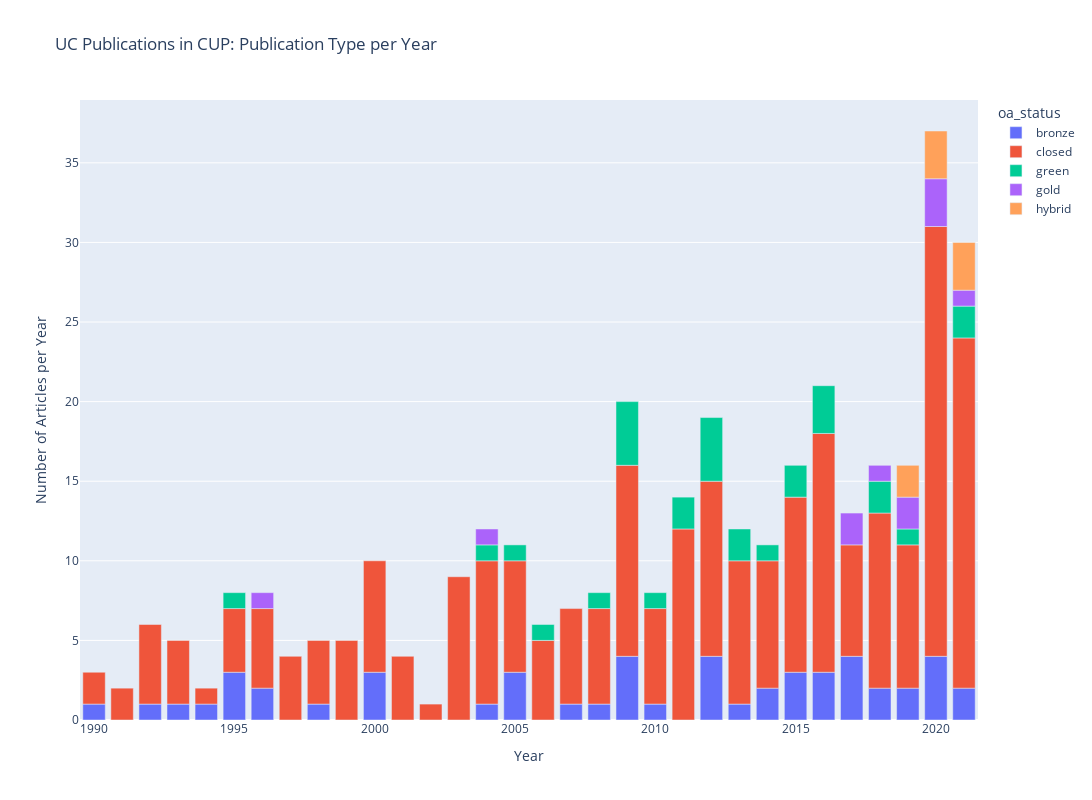

Here is the notebook cell this chart was saved with:
### Markdown cell above
## Run the below box to see the number of publications per year colored by OA type. Includes closed publications
Hover over the colored stacks to see the number of type of publication (OA type or closed) per year. You can select ranges by dragging over an area. Double click to go back to default view.

### Code cell
oa_stack_df = new_df2.groupby(["year","oa_status"],as_index=False).size()

fig = px.bar(oa_stack_df, x="year", y="size", color="oa_status", 
             width=1200, height=800,title="UC Publications in CUP: Publication Type per Year",
             labels=dict(size="Number of Articles per Year", year="Year")
             #,hover_data=[mode(new_df3.journal.title)]
            )
fig.show()

### Figure 1 — Plotly figure (JSON) as saved in the notebook; plotly's stock layout.template omitted (floating-point values rounded to 4 significant figures)
{"data": [{"alignmentgroup": "True", "hovertemplate": "oa_status=bronze<br>Year=%{x}<br>Number of Articles per Year=%{y}<extra></extra>", "legendgroup": "bronze", "marker": {"color": "#636efa", "pattern": {"shape": ""}}, "name": "bronze", "offsetgroup": "bronze", "orientation": "v", "showlegend": true, "textposition": "auto", "type": "bar", "x": [1990, 1992, 1993, 1994, 1995, 1996, 1998, 2000, 2004, 2005, 2007, 2008, 2009, 2010, 2012, 2013, 2014, 2015, 2016, 2017, 2018, 2019, 2020, 2021], "xaxis": "x", "y": [1, 1, 1, 1, 3, 2, 1, 3, 1, 3, 1, 1, 4, 1, 4, 1, 2, 3, 3, 4, 2, 2, 4, 2], "yaxis": "y"}, {"alignmentgroup": "True", "hovertemplate": "oa_status=closed<br>Year=%{x}<br>Number of Articles per Year=%{y}<extra></extra>", "legendgroup": "closed", "marker": {"color": "#EF553B", "pattern": {"shape": ""}}, "name": "closed", "offsetgroup": "closed", "orientation": "v", "showlegend": true, "textposition": "auto", "type": "bar", "x": [1990, 1991, 1992, 1993, 1994, 1995, 1996, 1997, 1998, 1999, 2000, 2001, 2002, 2003, 2004, 2005, 2006, 2007, 2008, 2009, 2010, 2011, 2012, 2013, 2014, 2015, 2016, 2017, 2018, 2019, 2020, 2021], "xaxis": "x", "y": [2, 2, 5, 4, 1, 4, 5, 4, 4, 5, 7, 4, 1, 9, 9, 7, 5, 6, 6, 12, 6, 12, 11, 9, 8, 11, 15, 7, 11, 9, 27, 22], "yaxis": "y"}, {"alignmentgroup": "True", "hovertemplate": "oa_status=green<br>Year=%{x}<br>Number of Articles per Year=%{y}<extra></extra>", "legendgroup": "green", "marker": {"color": "#00cc96", "pattern": {"shape": ""}}, "name": "green", "offsetgroup": "green", "orientation": "v", "showlegend": true, "textposition": "auto", "type": "bar", "x": [1995, 2004, 2005, 2006, 2008, 2009, 2010, 2011, 2012, 2013, 2014, 2015, 2016, 2018, 2019, 2021], "xaxis": "x", "y": [1, 1, 1, 1, 1, 4, 1, 2, 4, 2, 1, 2, 3, 2, 1, 2], "yaxis": "y"}, {"alignmentgroup": "True", "hovertemplate": "oa_status=gold<br>Year=%{x}<br>Number of Articles per Year=%{y}<extra></extra>", "legendgroup": "gold", "marker": {"color": "#ab63fa", "pattern": {"shape": ""}}, "name": "gold", "offsetgroup": "gold", "orientation": "v", "showlegend": true, "textposition": "auto", "type": "bar", "x": [1996, 2004, 2017, 2018, 2019, 2020, 2021], "xaxis": "x", "y": [1, 1, 2, 1, 2, 3, 1], "yaxis": "y"}, {"alignmentgroup": "True", "hovertemplate": "oa_status=hybrid<br>Year=%{x}<br>Number of Articles per Year=%{y}<extra></extra>", "legendgroup": "hybrid", "marker": {"color": "#FFA15A", "pattern": {"shape": ""}}, "name": "hybrid", "offsetgroup": "hybrid", "orientation": "v", "showlegend": true, "textposition": "auto", "type": "bar", "x": [2019, 2020, 2021], "xaxis": "x", "y": [2, 3, 3], "yaxis": "y"}], "layout": {"barmode": "relative", "height": 800, "legend": {"title": {"text": "oa_status"}, "tracegroupgap": 0}, "title": {"text": "UC Publications in CUP: Publication Type per Year"}, "width": 1200, "xaxis": {"anchor": "y", "domain": [0, 1], "title": {"text": "Year"}}, "yaxis": {"anchor": "x", "domain": [0, 1], "title": {"text": "Number of Articles per Year"}}}}
